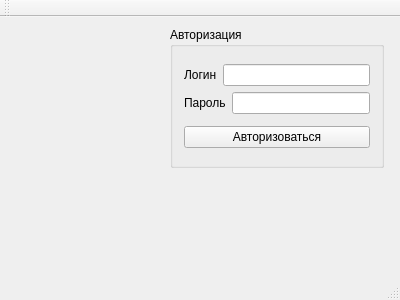
<?xml version="1.0" encoding="UTF-8"?>
<ui version="4.0">
 <class>MainWindow</class>
 <widget class="QMainWindow" name="MainWindow">
  <property name="geometry">
   <rect>
    <x>0</x>
    <y>0</y>
    <width>400</width>
    <height>300</height>
   </rect>
  </property>
  <property name="windowTitle">
   <string>MainWindow</string>
  </property>
  <widget class="QWidget" name="centralWidget">
   <widget class="QGroupBox" name="groupBox">
    <property name="geometry">
     <rect>
      <x>170</x>
      <y>10</y>
      <width>214</width>
      <height>141</height>
     </rect>
    </property>
    <property name="title">
     <string>Авторизация</string>
    </property>
    <layout class="QVBoxLayout" name="verticalLayout_2">
     <item>
      <layout class="QVBoxLayout" name="verticalLayout">
       <item>
        <layout class="QHBoxLayout" name="horizontalLayout">
         <item>
          <widget class="QLabel" name="label">
           <property name="text">
            <string>Логин</string>
           </property>
          </widget>
         </item>
         <item>
          <widget class="QLineEdit" name="login"/>
         </item>
        </layout>
       </item>
       <item>
        <layout class="QHBoxLayout" name="horizontalLayout_2">
         <item>
          <widget class="QLabel" name="label_2">
           <property name="text">
            <string>Пароль</string>
           </property>
          </widget>
         </item>
         <item>
          <widget class="QLineEdit" name="pass"/>
         </item>
        </layout>
       </item>
      </layout>
     </item>
     <item>
      <widget class="QPushButton" name="pushButton">
       <property name="text">
        <string>Авторизоваться</string>
       </property>
      </widget>
     </item>
    </layout>
   </widget>
   <widget class="QLabel" name="image">
    <property name="geometry">
     <rect>
      <x>20</x>
      <y>20</y>
      <width>141</width>
      <height>131</height>
     </rect>
    </property>
    <property name="text">
     <string/>
    </property>
    <property name="pixmap">
     <pixmap>../../../Downloads/okko.tv_subscription_67888.png</pixmap>
    </property>
   </widget>
  </widget>
  <widget class="QMenuBar" name="menuBar">
   <property name="geometry">
    <rect>
     <x>0</x>
     <y>0</y>
     <width>400</width>
     <height>22</height>
    </rect>
   </property>
  </widget>
  <widget class="QToolBar" name="mainToolBar">
   <attribute name="toolBarArea">
    <enum>TopToolBarArea</enum>
   </attribute>
   <attribute name="toolBarBreak">
    <bool>false</bool>
   </attribute>
  </widget>
  <widget class="QStatusBar" name="statusBar"/>
 </widget>
 <layoutdefault spacing="6" margin="11"/>
 <resources/>
 <connections/>
</ui>
